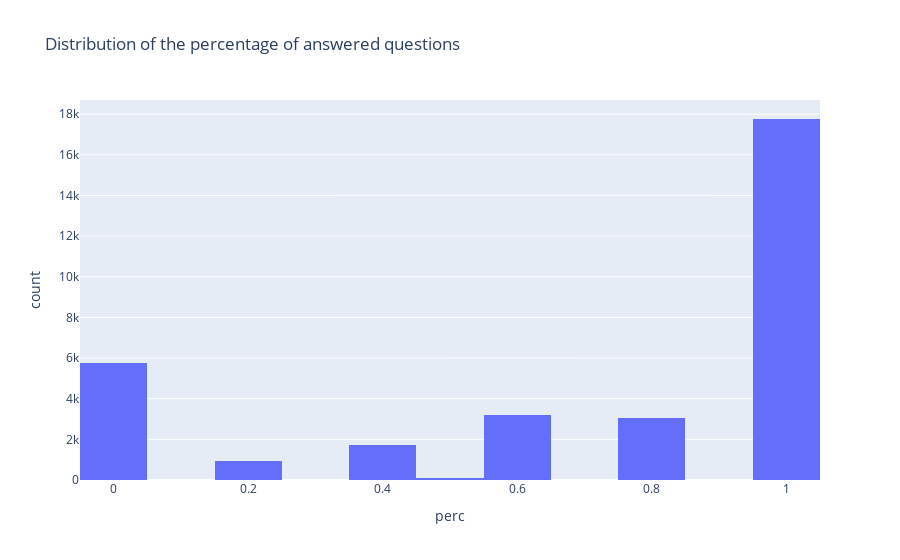

Source (notebook cell):
### Code cell
import plotly.express as px
px.histogram(data2, x='perc', nbins=20, title='Distribution of the percentage of answered questions')

### Figure 1 — Plotly figure (JSON) as saved in the notebook; plotly's stock layout.template omitted (floating-point values rounded to 4 significant figures; data arrays with more than 128 entries replaced by an {"elided": "..."} marker saying what was removed)
{"data": [{"alignmentgroup": "True", "bingroup": "x", "hovertemplate": "perc=%{x}<br>count=%{y}<extra></extra>", "legendgroup": "", "marker": {"color": "#636efa", "pattern": {"shape": ""}}, "name": "", "nbinsx": 20, "offsetgroup": "", "orientation": "v", "showlegend": false, "type": "histogram", "x": {"elided": "32524 float values"}, "xaxis": "x", "yaxis": "y"}], "layout": {"barmode": "relative", "legend": {"tracegroupgap": 0}, "title": {"text": "Distribution of the percentage of answered questions"}, "xaxis": {"anchor": "y", "domain": [0, 1], "title": {"text": "perc"}}, "yaxis": {"anchor": "x", "domain": [0, 1], "title": {"text": "count"}}}}
